Frame 1 (no input): blank canvas, image omitted
Frame 60 (the mouse pressed at the canvas centre just before this capture): blank canvas, image omitted
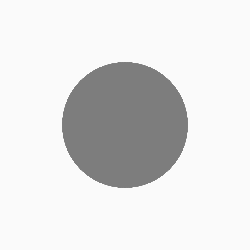
Frame 120 (the mouse held since frame 60 and released just before this capture)

The Processing sketch whose frames 1 and 60 were blank and that drew this single picture after the mouse press (run headless with seeded random() and noise(); from frame 60 on, the mouse is pressed at the canvas centre):

// Processing sketch: processing_86540
// ── processing_86540.pde

void setup ()

{
size(250,250);
background (250);
smooth ();
}
void draw ()
{


noStroke (); 
fill (mouseX,mouseY);
ellipse  (125, 125,mouseY , mouseY);

}
